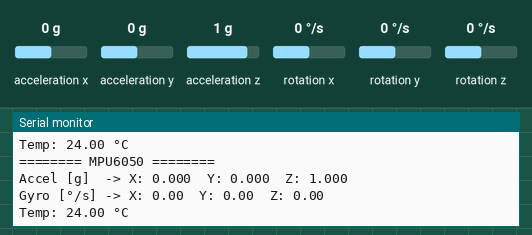
The sketch below on a simulated ESP32. On the bench: the last lines printed to the serial monitor. Wiring (inferred from the names in the program): MPU-6050 motion sensor at I2C address 0x68. The test bench sets the inputs (shaded band); at power-on: acceleration x 0 g, acceleration y 0 g, acceleration z 1 g, rotation x 0 °/s, rotation y 0 °/s, rotation z 0 °/s.

Above: at 2.2 s.
2.3 s: acceleration x set to -1.4 g
At 2.62 s:
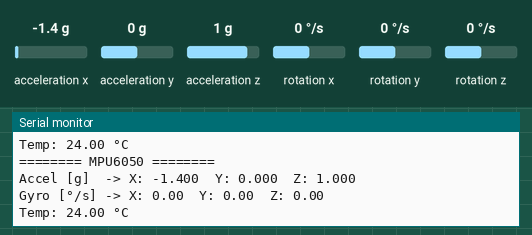
3.8 s: acceleration y set to -1.4 g
At 4.07 s:
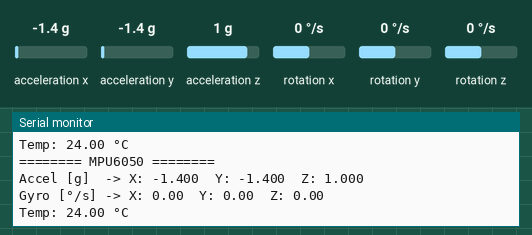
5.3 s: acceleration z set to -1.4 g
At 5.52 s:
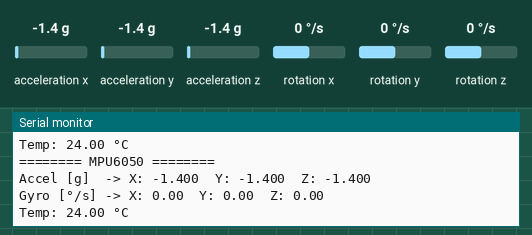
6.8 s: rotation x set to -192 °/s
At 6.98 s:
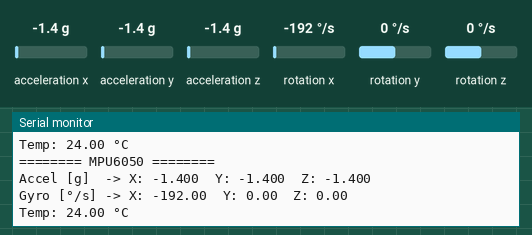
8.3 s: rotation y set to -192 °/s
At 8.64 s:
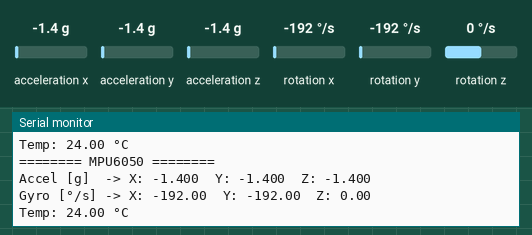

The sketch:

MPU6050esp32.ino
```cpp
#include <Wire.h>

// Dirección I2C del MPU6050 (normalmente 0x68)
const uint8_t MPU_ADDR = 0x68;

// Pines I2C en ESP32
const int I2C_SDA = 21;
const int I2C_SCL = 22;

// Variables para lecturas
int16_t ax, ay, az;  // Acelerómetro
int16_t gx, gy, gz;  // Giroscopio
int16_t tempRaw;     // Temperatura cruda

void setup() {
  Serial.begin(115200);
  delay(1000);

  // Iniciar I2C en los pines de ESP32
  Wire.begin(I2C_SDA, I2C_SCL);

  // Despertar el MPU6050 (por defecto viene en sleep)
  Wire.beginTransmission(MPU_ADDR);
  Wire.write(0x6B);      // Registro PWR_MGMT_1
  Wire.write(0);         // Poner a 0 para despertar
  Wire.endTransmission(true);

  Serial.println("MPU6050 iniciado. Leyendo datos...");
}

void loop() {
  leerMPU6050();
  imprimirDatos();

  delay(200); // 5 lecturas por segundo aprox.
}

void leerMPU6050() {
  // Empezar lectura desde el registro 0x3B (ACCEL_XOUT_H)
  Wire.beginTransmission(MPU_ADDR);
  Wire.write(0x3B);
  Wire.endTransmission(false);

  // Leer 14 bytes: accel(6) + temp(2) + gyro(6)
  Wire.requestFrom(MPU_ADDR, (uint8_t)14, (uint8_t)true);

  ax = (Wire.read() << 8) | Wire.read();  // ACCEL_XOUT
  ay = (Wire.read() << 8) | Wire.read();  // ACCEL_YOUT
  az = (Wire.read() << 8) | Wire.read();  // ACCEL_ZOUT

  tempRaw = (Wire.read() << 8) | Wire.read(); // TEMP_OUT

  gx = (Wire.read() << 8) | Wire.read();  // GYRO_XOUT
  gy = (Wire.read() << 8) | Wire.read();  // GYRO_YOUT
  gz = (Wire.read() << 8) | Wire.read();  // GYRO_ZOUT
}

void imprimirDatos() {
  // Convertir a unidades físicas aproximadas
  // Sensibilidad por defecto:
  //  Acelerómetro: 16384 LSB/g  (±2g)
  //  Giroscopio:   131 LSB/(°/s) (±250 °/s)

  float ax_g = ax / 16384.0;
  float ay_g = ay / 16384.0;
  float az_g = az / 16384.0;

  float gx_dps = gx / 131.0;
  float gy_dps = gy / 131.0;
  float gz_dps = gz / 131.0;

  // Temperatura (fórmula del datasheet)
  float tempC = (tempRaw / 340.0) + 36.53;

  Serial.println("======== MPU6050 ========");
  Serial.print("Accel [g]  -> X: "); Serial.print(ax_g, 3);
  Serial.print("  Y: ");             Serial.print(ay_g, 3);
  Serial.print("  Z: ");             Serial.println(az_g, 3);

  Serial.print("Gyro [°/s] -> X: "); Serial.print(gx_dps, 2);
  Serial.print("  Y: ");             Serial.print(gy_dps, 2);
  Serial.print("  Z: ");             Serial.println(gz_dps, 2);

  Serial.print("Temp: "); Serial.print(tempC, 2); Serial.println(" °C");
  Serial.println();
}
```

Measured:
- after the input at 2.3 s, the serial monitor: prints a new line after 0.16 s (image 1)
- after the input at 3.8 s, the serial monitor: prints a new line after 0.11 s (image 2)
- after the input at 5.3 s, the serial monitor: prints a new line after 0.06 s (image 3)
- after the input at 6.8 s, the serial monitor: prints a new line at once (image 4)
- after the input at 8.3 s, the serial monitor: prints a new line after 0.18 s (image 5)
